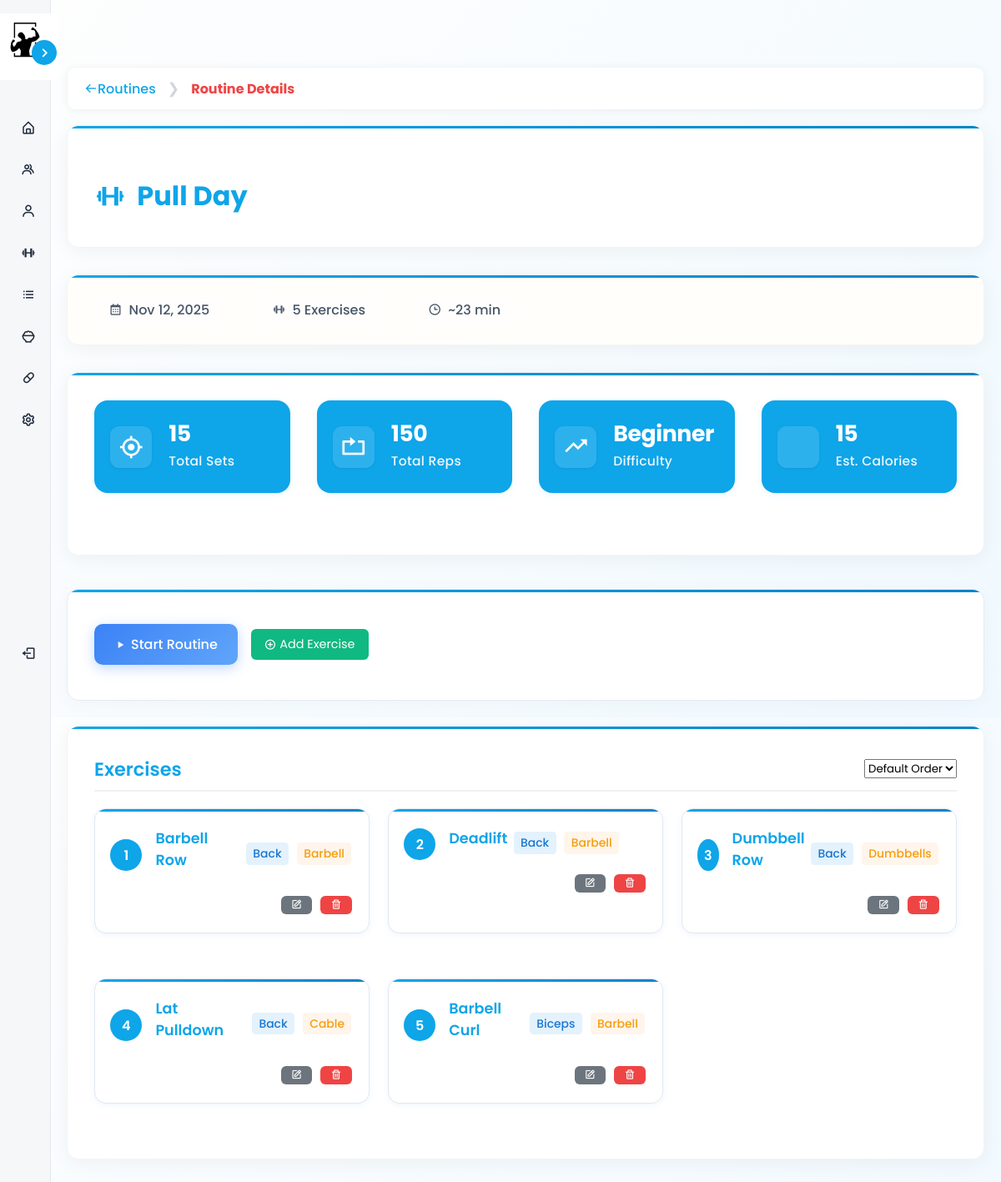
The page /views/member/workout_routine_detail.php?id=3 (signed in) on the database its author committed.
### tables this page shows
CREATE TABLE `workout_routines` (
  `routine_id` int(11) NOT NULL,
  `user_id` int(11) NOT NULL,
  `routine_name` varchar(100) NOT NULL,
  `description` text DEFAULT NULL,
  `is_public` tinyint(1) NOT NULL DEFAULT 0,
  `created_at` timestamp NOT NULL DEFAULT current_timestamp()
);

CREATE TABLE `routine_exercises` (
  `re_id` int(11) NOT NULL,
  `routine_id` int(11) NOT NULL,
  `exercise_id` int(11) NOT NULL,
  `sets` int(11) DEFAULT NULL,
  `reps` int(11) DEFAULT NULL,
  `weight` decimal(10,2) DEFAULT NULL,
  `notes` text DEFAULT NULL,
  `order_index` int(11) NOT NULL DEFAULT 0,
  `created_at` timestamp NOT NULL DEFAULT current_timestamp(),
  `sort_order` int(11) DEFAULT NULL
);

CREATE TABLE `exercises` (
  `exercise_id` int(11) NOT NULL,
  `name` varchar(100) NOT NULL,
  `description` text DEFAULT NULL,
  `muscle_group` varchar(50) DEFAULT NULL,
  `equipment` varchar(50) DEFAULT NULL
);

### views/member/workout_routine_detail.php (called while the page is built, shortened)
<?php
require_once '../../controllers/WorkoutController.php';
$routine_id = $_GET['id'] ?? 0;
$workoutController = new WorkoutController();
$data = $workoutController->handleRoutineDetail($routine_id);
$role = 'member';
include __DIR__ . '/../shared/workout_routine_detail.php';

### config/database.php (called while the page is built, shortened)
<?php
class Database {
    private $host = "localhost";
    private $db_name = "gymmanagement";
    private $username = "root";
    private $password = "";
    public function getConnection() {
        $this->conn = null;
        try {
            $this->conn = new PDO("mysql:host=" . $this->host . ";dbname=" . $this->db_name,
                                   $this->username, $this->password);
            $this->conn->exec("set names utf8");
        } catch(PDOException $exception) {
            echo "Connection error: " . $exception->getMessage();
        }
        return $this->conn;
    }
}
?>

### controllers/WorkoutController.php (called while the page is built, shortened)
<?php
require_once __DIR__ . '/../models/Exercise.php';
require_once __DIR__ . '/../models/WorkoutRoutine.php';
require_once __DIR__ . '/../config/database.php';
class WorkoutController {
    private $exerciseModel;
    public $routineModel;
    public function __construct() {
        $this->db = (new Database())->getConnection();
        $this->exerciseModel = new Exercise($this->db);
        $this->routineModel = new WorkoutRoutine($this->db);
    }
    public function handleRoutineDetail($routine_id) {
        $user_id = $_SESSION['user_id'] ?? 0;
        $routine = $this->routineModel->getRoutineById($routine_id, $user_id);
        $can_edit = true;
        $routine_exercises = $routine ? $this->routineModel->getExercisesForRoutine($routine_id) : [];
        $all_exercises = $this->exerciseModel->getAllExercises();
        $categories = $this->exerciseModel->getExerciseCategories();
        return [
            'routine' => $routine,
            'routine_exercises' => $routine_exercises,
            'all_exercises' => $all_exercises,
            'categories' => $categories,
            'can_edit' => $can_edit,
        ];
    }
}
?>

### models/WorkoutRoutine.php (called while the page is built, shortened)
<?php
class WorkoutRoutine {
    private $conn;
    public function __construct($db) {
        $this->conn = $db;
    }
    public function getRoutineById($routine_id, $user_id) {
        $stmt = $this->conn->prepare("
            SELECT routine_id as id, routine_name as name, description, is_public, created_at, user_id
            FROM workout_routines
            WHERE routine_id = :routine_id AND user_id = :user_id
        ");
        $stmt->bindParam(':routine_id', $routine_id, PDO::PARAM_INT);
        $stmt->bindParam(':user_id', $user_id, PDO::PARAM_INT);
        $stmt->execute();
        return $stmt->fetch(PDO::FETCH_ASSOC);
    }
    public function getExercisesForRoutine($routine_id) {
        $stmt = $this->conn->prepare("
            SELECT re.re_id as id, re.routine_id, re.exercise_id, re.sets, re.reps, re.weight, re.notes, re.order_index,
                   e.name as exercise_name, e.muscle_group, e.description, e.equipment
            FROM routine_exercises re
            JOIN exercises e ON re.exercise_id = e.exercise_id
            WHERE re.routine_id = :routine_id
            ORDER BY re.order_index ASC, re.created_at ASC
        ");
        $stmt->bindParam(':routine_id', $routine_id, PDO::PARAM_INT);
        $stmt->execute();
        return $stmt->fetchAll(PDO::FETCH_ASSOC);
    }
}
?>

### models/Exercise.php (called while the page is built, shortened)
<?php
class Exercise {
    private $conn;
    public function __construct($db) {
        $this->conn = $db;
    }
    public function getAllExercises() {
        $stmt = $this->conn->prepare("SELECT * FROM exercises ORDER BY name ASC");
        $stmt->execute();
        return $stmt->fetchAll(PDO::FETCH_ASSOC);
    }
    public function getExerciseCategories() {
        $stmt = $this->conn->prepare("SELECT DISTINCT muscle_group FROM exercises ORDER BY muscle_group ASC");
        $stmt->execute();
        return $stmt->fetchAll(PDO::FETCH_COLUMN);
    }
}
?>

### views/shared/workout_helpers.php (called while the page is built, shortened)
<?php
if (!function_exists('calculateTotalSets')) {
    function calculateTotalSets($exercises) {
        $total = 0;
        foreach ($exercises as $exercise) {
            $total += $exercise['sets'] ?? 0;
        }
        return $total;
    }
}
if (!function_exists('calculateTotalReps')) {
    function calculateTotalReps($exercises) {
        $total = 0;
        foreach ($exercises as $exercise) {
            $total += ($exercise['sets'] ?? 0) * ($exercise['reps'] ?? 0);
        }
        return $total;
    }
}
if (!function_exists('calculateDifficulty')) {
    function calculateDifficulty($exercises) {
        $totalScore = 0;
        foreach ($exercises as $exercise) {
            $score = 0;
            $score += ($exercise['sets'] ?? 0) * 2;
            $score += ($exercise['reps'] ?? 0) * 1;
            $score += ($exercise['weight'] ?? 0) * 0.5;
            $totalScore += $score;
        }
        $avgScore = $totalScore / count($exercises);
        if ($avgScore < 20) return 'Beginner';
        return 'Expert';
    }
}
if (!function_exists('estimateWorkoutTime')) {
    function estimateWorkoutTime($exercises) {
        $totalTime = 0;
        foreach ($exercises as $exercise) {
            $sets = $exercise['sets'] ?? 0;
            $reps = $exercise['reps'] ?? 0;
            $duration = $exercise['duration'] ?? 0;
            if ($duration > 0) {
                $totalTime += $duration;
            } else {
                $totalTime += ($sets * $reps * 3) + ($sets * 60);
            }
        }
        return round($totalTime / 60);
    }
}
if (!function_exists('estimateCalories')) {
    function estimateCalories($exercises) {
        $totalCalories = 0;
        foreach ($exercises as $exercise) {
            $sets = $exercise['sets'] ?? 0;
            $reps = $exercise['reps'] ?? 0;
            $weight = $exercise['weight'] ?? 0;
            $calories = ($sets * $reps * 0.1) + ($weight * $sets * 0.05);
            $totalCalories += $calories;
        }
        return round($totalCalories);
    }
}

### views/shared/workout_routine_detail.php (the view, shortened to what this page needs)
<?php
require_once __DIR__ . '/workout_helpers.php';
?>
<!DOCTYPE html>
<html lang="en">
<head>
    <link rel="stylesheet" href="../../assets/css/member_styles.css">
    <link rel="stylesheet" href="../../assets/css/workout_routines_styles.css">
    <link rel="stylesheet" href="../../assets/css/routine_detail.css">
    <link href='https://unpkg.com/boxicons@2.1.4/css/boxicons.min.css' rel='stylesheet'>
</head>
<body>
    <?php if ($role === 'trainer') {
        include '../utilities/alert.php';
        include '../components/dynamic_sidebar.php';
    } elseif ($role === 'member') {
        include '../components/dynamic_sidebar.php';
    } ?>
    <div class="main-content">
        <div class="content-wrapper">
            <nav class="breadcrumb" aria-label="Breadcrumb">
                <a href="<?= $role === 'trainer' ? 'workouts.php' : 'workout_routines.php' ?>" class="breadcrumb-link">
                    <i class='bx bx-arrow-back'></i> <?= $role === 'trainer' ? 'Workouts' : 'Routines' ?>
                </a>
                <span class="breadcrumb-separator">❯</span>
                <span class="breadcrumb-current">Routine Details</span>
            </nav>
            <section class="card" style="margin-bottom: 2rem; display:flex; align-items:center;justify-content:space-between;gap:2rem;">
                <div>
                    <h1 class="page-title">
                        <i class='bx bx-dumbbell' style="font-size:2.4rem;"></i> <?= htmlspecialchars($data['routine']['name']) ?>
                    </h1>
                </div>
            </section>
            <section class="card" style="padding:0; margin-bottom:2rem;background:#fffefb;">
                <div class="routine-meta">
                    <div class="meta-item"><i class='bx bx-calendar'></i> <span><?= date('M j, Y', strtotime($data['routine']['created_at'])) ?></span></div>
                    <div class="meta-item"><i class='bx bx-dumbbell'></i> <span><?= count($data['routine_exercises']) ?> Exercises</span></div>
                    <div class="meta-item"><i class='bx bx-time'></i> <span>~<?php echo estimateWorkoutTime($data['routine_exercises']) ?> min</span></div>
                </div>
            </section>
            <section class="card" style="margin-bottom:2.5rem;">
                <div class="quick-stats stats-grid">
                    <div class="stat-card">
                        <div class="stat-icon"><i class='bx bx-target-lock'></i></div>
                        <div class="stat-content">
                            <h3><?= calculateTotalSets($data['routine_exercises']) ?></h3>
                            <p>Total Sets</p>
                        </div>
                    </div>
                    <div class="stat-card">
                        <div class="stat-icon"><i class='bx bx-repeat'></i></div>
                        <div class="stat-content">
                            <h3><?= calculateTotalReps($data['routine_exercises']) ?></h3>
                            <p>Total Reps</p>
                        </div>
                    </div>
                    <div class="stat-card">
                        <div class="stat-icon"><i class='bx bx-trending-up'></i></div>
                        <div class="stat-content">
                            <h3><?= calculateDifficulty($data['routine_exercises']) ?></h3>
                            <p>Difficulty</p>
                        </div>
                    </div>
                    <div class="stat-card">
                        <div class="stat-icon"><i class='bx bx-fire'></i></div>
                        <div class="stat-content">
                            <h3><?= estimateCalories($data['routine_exercises']) ?></h3>
                            <p>Est. Calories</p>
                        </div>
                    </div>
                </div>
            </section>
            <section class="card" style="margin-bottom:1.9rem;box-shadow:0 4px 22px rgba(0,0,0,.03);border:1.5px solid #e7eaf3;">
                <div class="action-buttons">
                    <div style="display:flex;gap:0.8rem;align-items:center;">
                        <button class="btn btn-primary" onclick="startRoutine(<?= (int)$data['routine']['id'] ?>)"><i class='bx bx-play'></i> Start <?= ($role === 'trainer') ? 'Workout' : 'Routine' ?></button>
                        <?php if (($role === 'trainer') || (!empty($data['can_edit']))): ?>
                            <button class="btn btn-success" onclick="openAddExerciseModal()"><i class='bx bx-plus-circle'></i> Add Exercise</button>
                        <?php endif; ?>
                    </div>
                </div>
            </section>
            <section class="card" style="margin-bottom:2.5rem;">
                <div class="section-header">
                    <h2 style="color:var(--primary-color); font-size:1.4rem;font-weight:600;margin-bottom:0;">Exercises</h2>
                    <div class="section-controls" style="display:flex;align-items:center;gap:1rem;">
                        <select class="sort-select" onchange="sortExercises(this.value)"><option value="order">Default Order</option><option value="name">By Name</option></select>
                    </div>
                </div>
                <div class="exercises-container grid" id="exercisesContainer">
                    <?php if (!empty($data['routine_exercises'])): ?>
                        <?php foreach ($data['routine_exercises'] as $index => $exercise): ?>
                        <div class="exercise-card card" data-exercise-id="<?= ($exercise['exercise_id'] ?? $exercise['id']) ?>" data-order="<?= $index ?>">
                            <div style="display:flex;align-items:center;gap:1rem;margin-bottom:0.75rem;">
                                <div class="exercise-number">
                                    <?= $index + 1 ?>
                                </div>
                                <div style="flex:1">
                                    <div style="display:flex;align-items:center;gap:0.46rem;margin-bottom:4px;">
                                        <h3 class="exercise-name"> <?= htmlspecialchars($exercise['name'] ?? $exercise['exercise_name']) ?> </h3>
                                        <span class="detail-badge" style="background:#e3f2fd;color:#1976d2;"> <?= htmlspecialchars($exercise['muscle_group'] ?? 'General') ?> </span>
                                        <span class="detail-badge" style="background:#fff5eb;color:#f59e0b;"> <?= htmlspecialchars($exercise['equipment'] ?? 'Bodyweight') ?> </span>
                                    </div>
                                </div>
                            </div>
                            <?php if (($role === 'trainer') || (!empty($data['can_edit']))): ?>
                                <div style="display:flex;gap:0.5rem;justify-content:flex-end;margin-top:1rem;">
                                    <button class="btn btn-sm btn-edit" title="Edit" onclick="editExercise(<?= $exercise['id'] ?>, '<?= htmlspecialchars($exercise['notes'] ?? '', ENT_QUOTES) ?>')"><i class='bx bx-edit'></i></button>
                                    <button class="btn btn-sm btn-danger" title="Delete" onclick="removeExercise(<?= $exercise['id'] ?>)"><i class='bx bx-trash'></i></button>
                                </div>
                            <?php endif; ?>
                        </div>
                        <?php endforeach; ?>
                    <?php endif; ?>
                </div>
            </section>
        </div>
    </div>

### rows shown on the page
workout_routines: routine_name "Pull Day", created_at "Nov 12, 2025"
routine_exercises: exercise.name "Barbell Row", exercise.muscle_group "Back", exercise.equipment "Barbell"
routine_exercises: exercise.name "Deadlift", exercise.muscle_group "Back", exercise.equipment "Barbell"
routine_exercises: exercise.name "Dumbbell Row", exercise.muscle_group "Back", exercise.equipment "Dumbbells"
routine_exercises: exercise.name "Lat Pulldown", exercise.muscle_group "Back", exercise.equipment "Cable"
routine_exercises: exercise.name "Barbell Curl", exercise.muscle_group "Biceps", exercise.equipment "Barbell"

### other values the page prints
count($data['routine_exercises']) "5"
estimateWorkoutTime($data['routine_exercises']) "23"
calculateTotalSets($data['routine_exercises']) "15"
calculateTotalReps($data['routine_exercises']) "150"
calculateDifficulty($data['routine_exercises']) "Beginner"
estimateCalories($data['routine_exercises']) "15"
